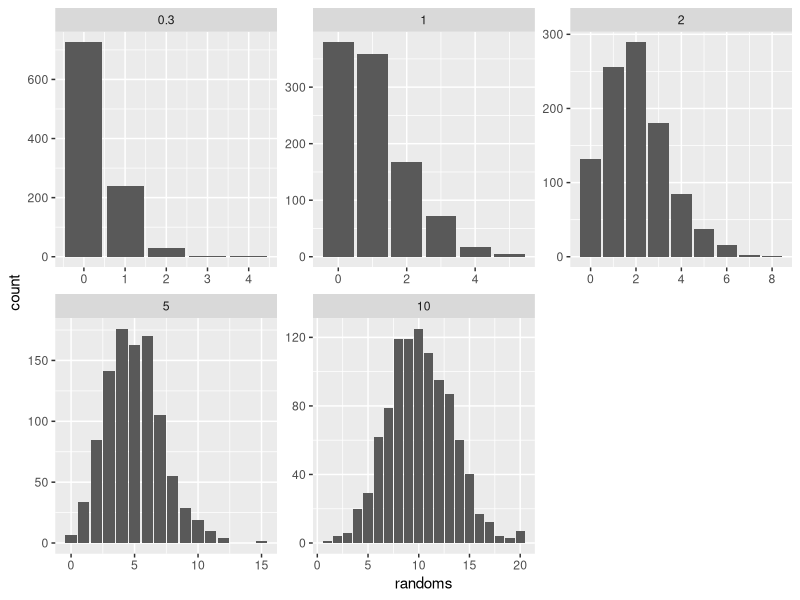
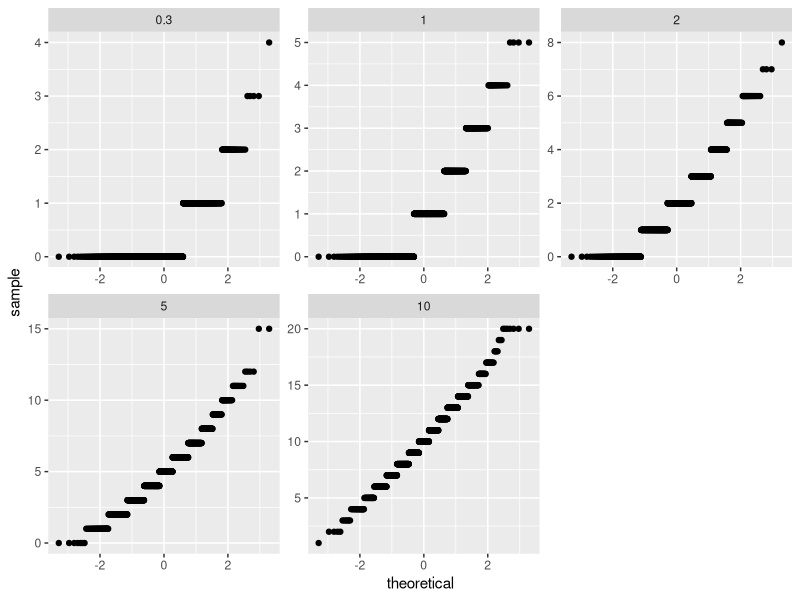
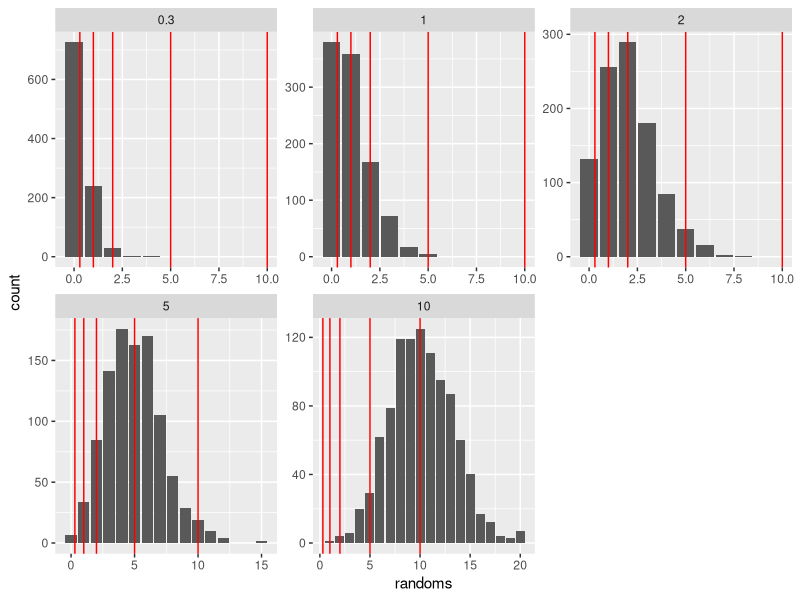
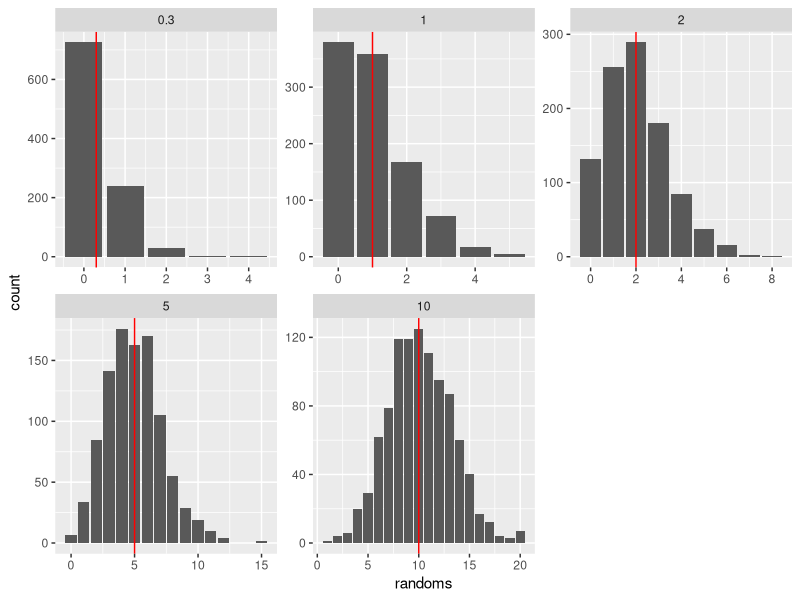
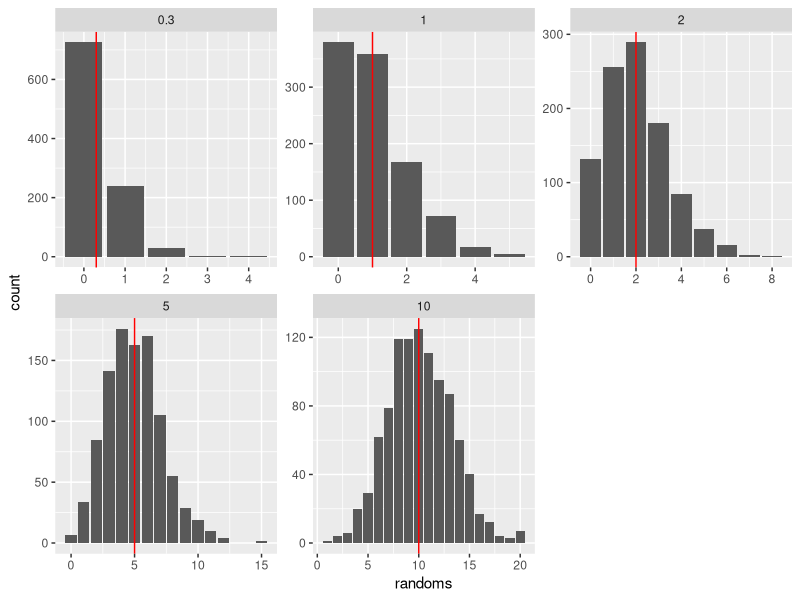
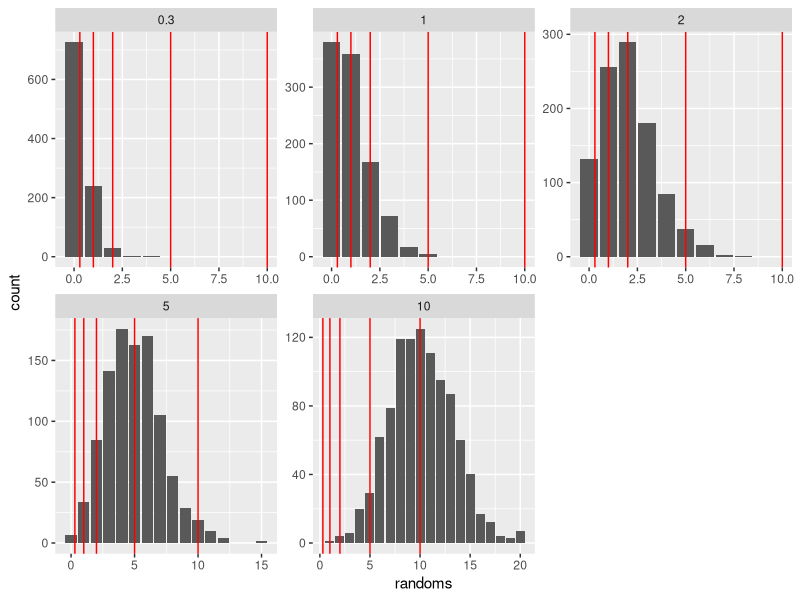

Here is the R script that generated these plots, in order: (Note: this script raises an error after producing the figures.)
## ---- chunk 1
library(tidyverse)
set.seed(457299)
## ---- chunk 2
d=tibble(lambda=c(0.3,1,2,5,10))
d
## ---- chunk 3
random_poisson=function(lambda,n) {
  rpois(n,lambda)
}
## ---- chunk 4
d = d %>% mutate(randoms=map(lambda,random_poisson,1000))
## ---- chunk 5
d
## ---- chunk 6
d %>% unnest(randoms)
## ---- chunk 7
d %>% unnest(randoms) %>% 
  ggplot(aes(x=randoms))+
  geom_bar()+
  facet_wrap(~lambda,scales="free")
## ---- chunk 8
d %>% unnest(randoms) %>% 
  ggplot(aes(sample=randoms))+
  stat_qq()+
  facet_wrap(~lambda,scales="free")
## ---- chunk 9
d %>% unnest(randoms) %>% 
  ggplot(aes(x=randoms))+
  geom_bar()+
  geom_vline(xintercept=d$lambda,colour="red")+
  facet_wrap(~lambda,scales="free")
## ---- chunk 10
d %>% unnest(randoms) %>% 
  ggplot(aes(x=randoms, group=lambda))+
  geom_bar()+
  geom_vline(aes(xintercept=lambda),colour="red")+
  facet_wrap(~lambda,scales="free")
## ---- chunk 11
d %>% unnest(randoms) %>% 
  ggplot(aes(x=randoms))+
  geom_bar()+
  geom_vline(aes(xintercept=lambda),colour="red")+
  facet_wrap(~lambda,scales="free")
## ---- chunk 12
d %>% unnest(randoms) %>% 
  ggplot(aes(x=randoms, group=lambda))+
  geom_bar()+
  geom_vline(xintercept=d$lambda,colour="red")+
  facet_wrap(~lambda,scales="free")

## ---- chunk 13
bar_mean=function(x,lambda) {
  d=tibble(x=x,lambda=lambda)
  ggplot(d,aes(x=x))+
    geom_bar()+
    geom_vline(xintercept=lambda,colour="red")
}
## ---- chunk 14
d = d %>% mutate(g=map2(randoms,lambda,bar_mean))
d
## ---- chunk 15
d %>% unnest(g)
## ---- chunk 16
d %>% pull(g)
## ---- chunk 17
bar_mean_title=function(x,lambda) {
  d=tibble(x=x,lambda=lambda)
  ggplot(d,aes(x=x))+
    geom_bar()+
    geom_vline(xintercept=lambda,colour="red")+
    ggtitle(str_c("Lambda is ",lambda))
}
## ---- chunk 18
d %>% mutate(g=map2(randoms,lambda,bar_mean_title)) %>% pull(g)
